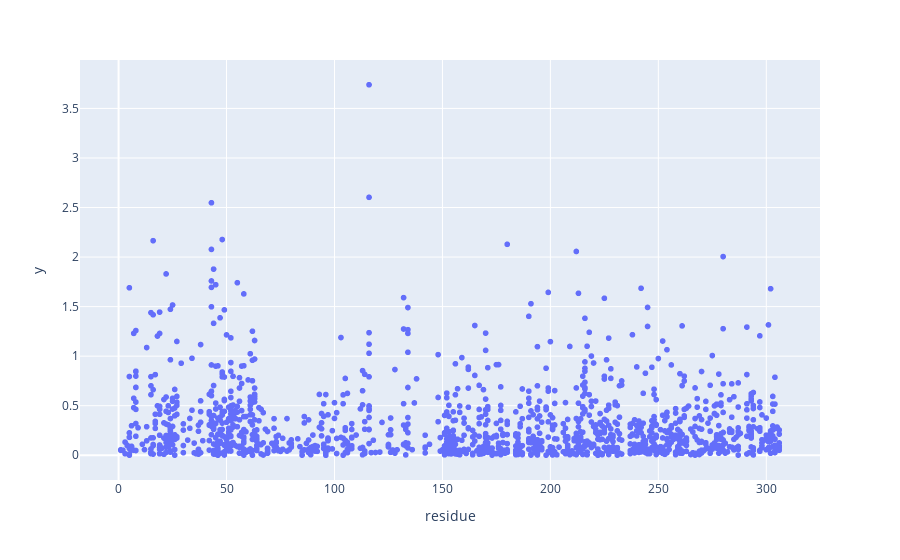

Here is the notebook cell this chart was saved with:
### Code cell
gc_vars = glu_res_concat[glu_res_concat['gc_stat']>0]
fig = px.scatter(gc_vars, x = 'residue', y = -np.log10(gc_vars['gc_pval']))
fig.show()
offline.plot(fig, filename = 'Figures/gc_manhattan.html')

### Figure 1 — Plotly figure (JSON) as saved in the notebook; plotly's stock layout.template omitted (floating-point values rounded to 4 significant figures; data arrays with more than 128 entries replaced by an {"elided": "..."} marker saying what was removed)
{"data": [{"hovertemplate": "residue=%{x}<br>y=%{y}<extra></extra>", "legendgroup": "", "marker": {"color": "#636efa", "symbol": "circle"}, "mode": "markers", "name": "", "showlegend": false, "type": "scattergl", "x": {"elided": "1390 int values"}, "xaxis": "x", "y": {"elided": "1390 float values"}, "yaxis": "y"}], "layout": {"legend": {"tracegroupgap": 0}, "margin": {"t": 60}, "xaxis": {"anchor": "y", "domain": [0, 1], "title": {"text": "residue"}}, "yaxis": {"anchor": "x", "domain": [0, 1], "title": {"text": "y"}}}}
